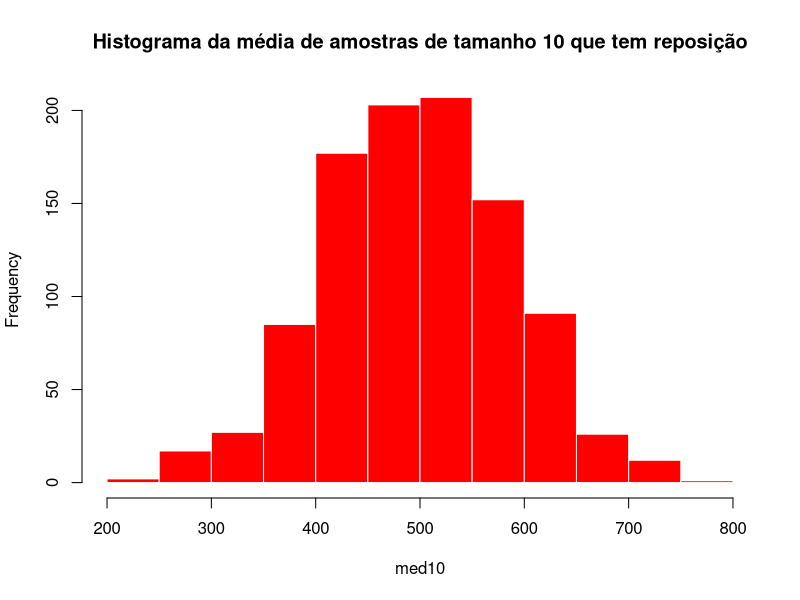
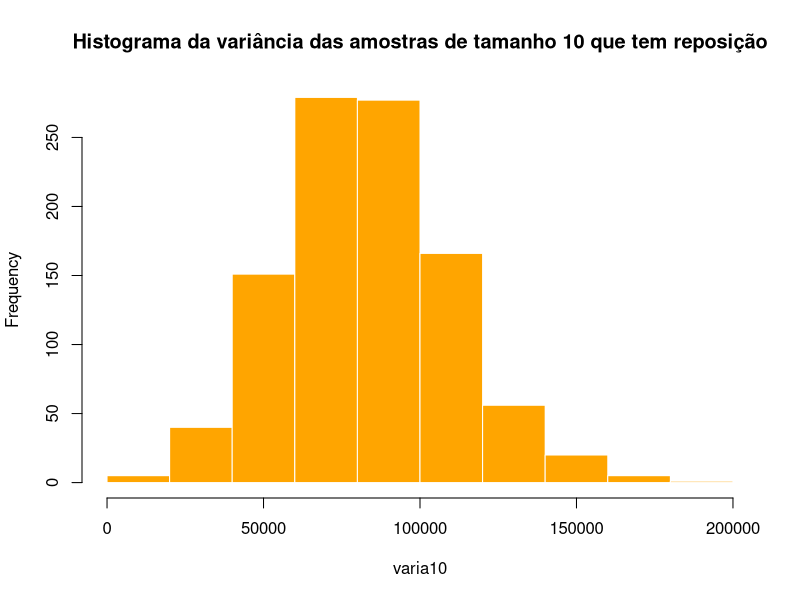
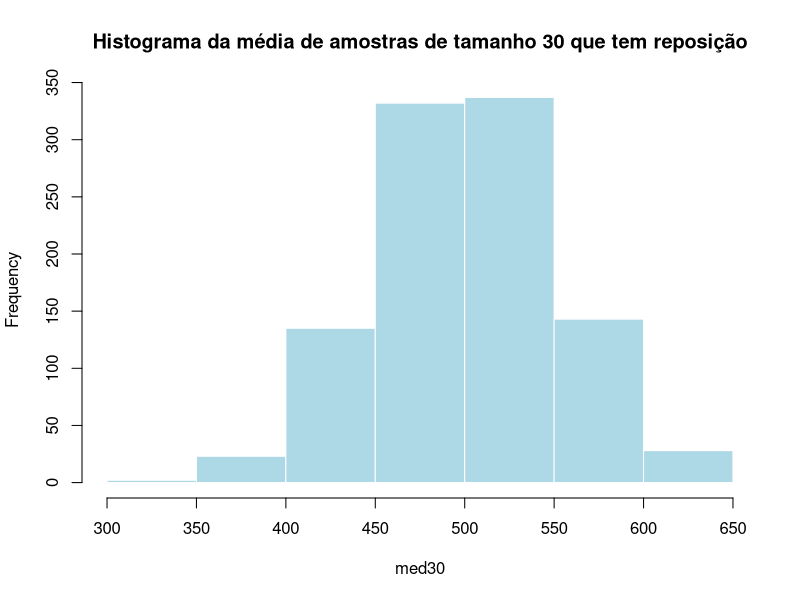
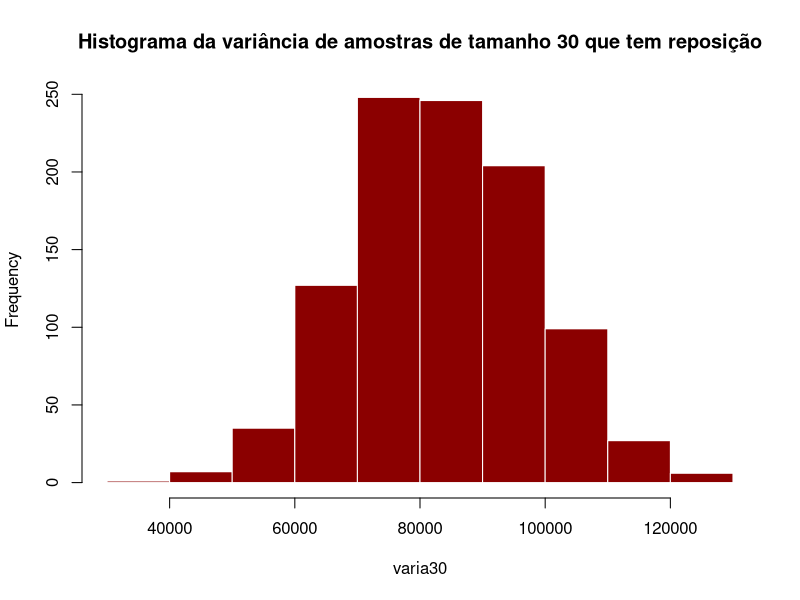
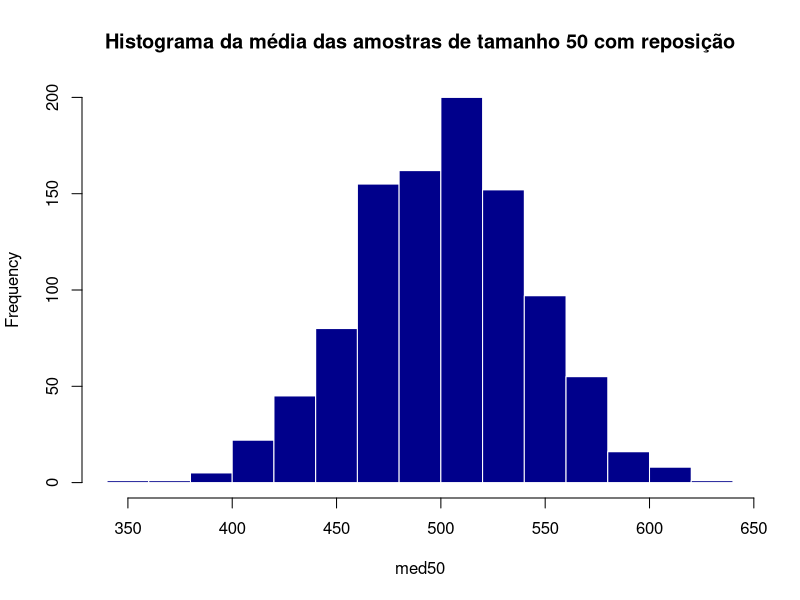
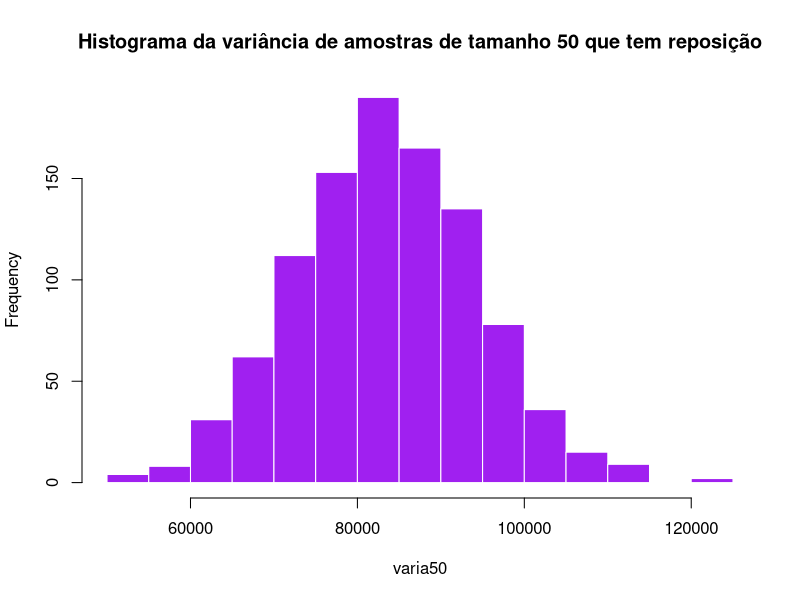
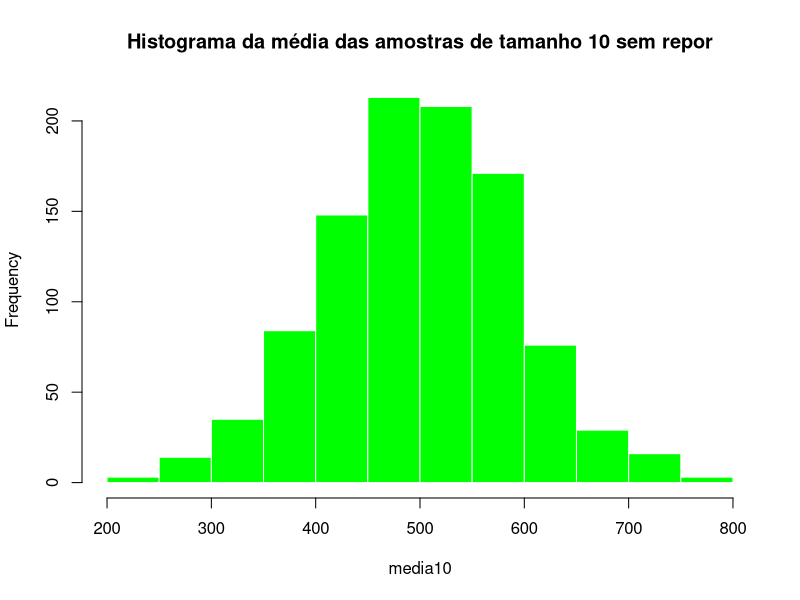
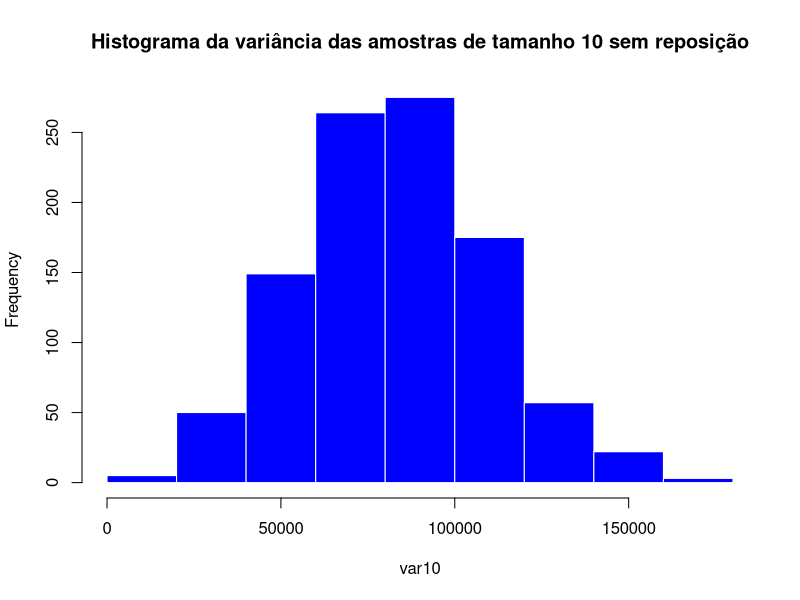

The R source for these figures, in order:
## ---- chunk 1
knitr::opts_chunk$set(echo = TRUE)
## ---- chunk 2



# LETRA A 


med10 = vector()
varia10 = vector()

med30 = vector()
varia30 = vector()

med50 = vector()
varia50 = vector()

for (i in 1:1000) {
  populacao10 = sample(1000, 10, TRUE)
  populacao30 = sample(1000, 30, TRUE)
  populacao50 = sample(1000, 50, TRUE)
  
  varia10[i] = var(populacao10)
  med10[i] = mean(populacao10)
  
  med30[i] = mean(populacao30)
  varia30[i] = var(populacao30)
  
  varia50[i] = var(populacao50)
  med50[i] = mean(populacao50)
  
}


hist(med10, main = "Histograma da média de amostras de tamanho 10 que tem reposição", border = "white", col = "red")
hist(varia10, main = "Histograma da variância das amostras de tamanho 10 que tem reposição", border = "white", col = "orange")

hist(med30, main = "Histograma da média de amostras de tamanho 30 que tem reposição", border = "white", col = "light blue")
hist(varia30, main = "Histograma da variância de amostras de tamanho 30 que tem reposição", border = "white", col = "dark red")

hist(med50, main = "Histograma da média das amostras de tamanho 50 com reposição", border = "white", col = "dark blue")
hist(varia50, main = "Histograma da variância de amostras de tamanho 50 que tem reposição", border = "white", col = "purple")







# LETRA B


media10 = vector()
var10 = vector()

media30 = vector()
var30 = vector()

media50 = vector()
var50 = vector()

for (i in 1:1000) {
  populacao10 = sample(1000, 10, FALSE)
  populacao30 = sample(1000, 30, FALSE)
  populacao50 = sample(1000, 50, FALSE)
  
  media30[i] = mean(populacao30)
  var30[i] = var(populacao30)
  
  media10[i] = mean(populacao10)
  var10[i] = var(populacao10)
  
  var50[i] = var(populacao50)
  media50[i] = mean(populacao50)
  
}


hist(media10, main = "Histograma da média das amostras de tamanho 10 sem repor", border = "white", col = "green")
hist(var10, main = "Histograma da variância das amostras de tamanho 10 sem reposição", border = "white", col = "blue")

hist(media30, main = "Histograma da média das amostras de tamanho 30 sem repor", border = "white", col = "gray")
hist(var30, main = "Histograma da variância das amostras de tamanho 30 sem reposição", border = "white", col = "dark green")

hist(media50, main = "Histograma da média das amostras de tamanho 50 sem repor", border = "white", col = "brown")
hist(var50, main = "Histograma da variância das amostras de tamanho 50 sem repor", border = "white", col = "pink")






# LETRA C

 #Média respectivamente da população de 10, amostras de 10 com reposicao e sem reposicao

mean(populacao10)
mean(med10)
mean(media10)

 #Média respectivamente da população de 10, amostras de 10 sem reposicao e com reposicao

var(populacao10)
var(var10)
var(varia10)

 #Média respectivamente da população de 30, amostras de 30 com reposicao e sem reposicao

mean(populacao30)
mean(med30)
mean(media30)

 #Variância respectivamente da população de 30, amostras de 30 sem reposicao e com reposicao

var(populacao30)
var(var30)
var(varia30)

 #Média respectivamente da população de 50, amostras de 50 com reposicao e sem reposicao

mean(populacao50)
mean(med50)
mean(media50)

 #Variância respectivamente da população de 50, amostras de 50 sem reposicao e com reposicao

var(populacao50)
var(var50)
var(varia50)

## ---- chunk 3
media = 0
variancias = 0
for (i in 1:1000) {
  dist = rpois(100,10)
  media[i] = mean(dist)
  variancias[i] = var(dist)
}
hist(media,main = "Histograma das médias",col = "black", border = "white")
hist(variancias,main = "Histogramas das variâncias", col = "dark gray",border = "white")

## ---- chunk 4
exp = 0
for (i in 1:1000) {
  distribuicao = rexp(100,5)
  T = 1/mean(distribuicao)
  exp[i] = T
}

hist(exp,col = "dark green", border = "white",main ="Histograma da distribuição")

